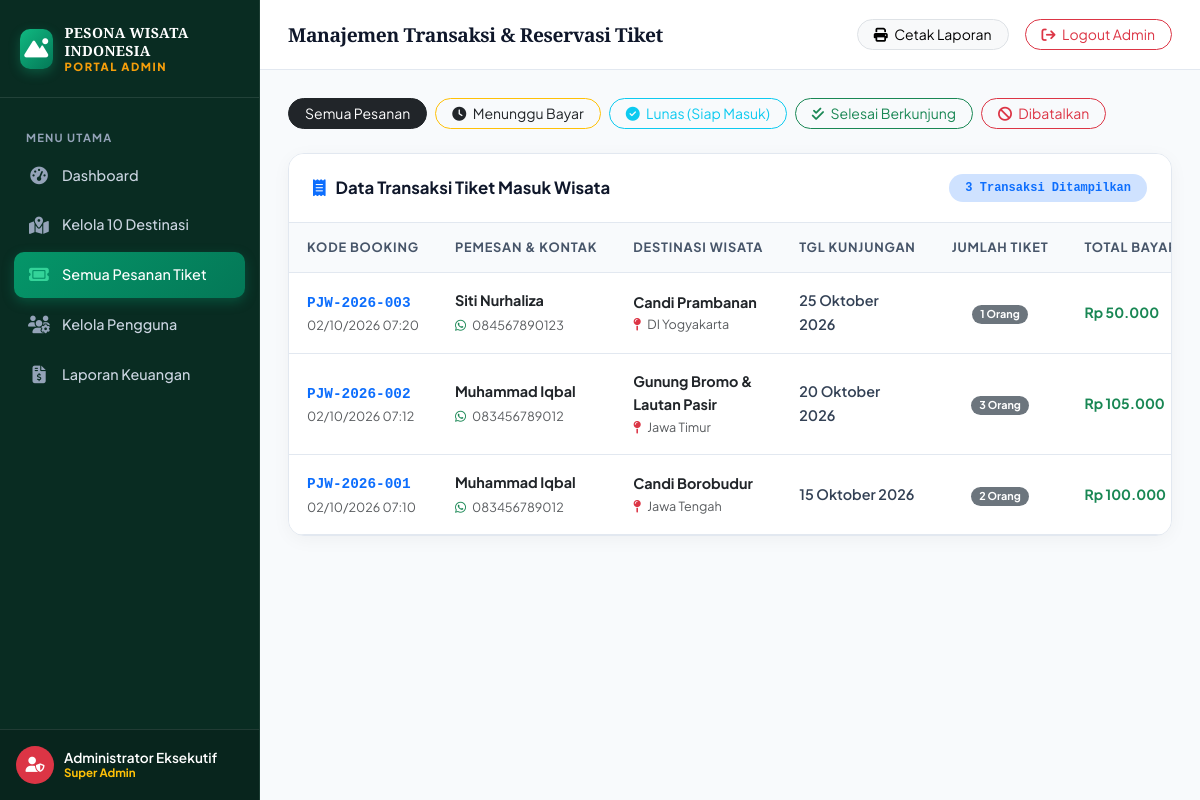
Screenshot of /admin/pesanan.php (signed in) with the database file from the repository.
### tables this page shows
CREATE TABLE `pemesanan_tiket` (
  `id` INT(11) NOT NULL AUTO_INCREMENT,
  `kode_booking` VARCHAR(30) NOT NULL,
  `user_id` INT(11) NOT NULL,
  `destinasi_id` INT(11) NOT NULL,
  `tanggal_kunjungan` DATE NOT NULL,
  `jumlah_tiket` INT(11) NOT NULL DEFAULT 1,
  `harga_satuan` DECIMAL(12,2) NOT NULL,
  `total_harga` DECIMAL(12,2) NOT NULL,
  `status_pemesanan` ENUM('menunggu_pembayaran', 'lunas', 'selesai', 'dibatalkan') DEFAULT 'menunggu_pembayaran',
  `status_checkin` ENUM('belum', 'sudah') DEFAULT 'belum',
  `waktu_checkin` DATETIME DEFAULT NULL,
  `catatan` TEXT,
  `created_at` DATETIME DEFAULT CURRENT_TIMESTAMP,
  PRIMARY KEY (`id`),
  UNIQUE KEY `idx_booking_code` (`kode_booking`),
  KEY `fk_pesanan_user` (`user_id`),
  KEY `fk_pesanan_destinasi` (`destinasi_id`),
  CONSTRAINT `fk_pesanan_destinasi` FOREIGN KEY (`destinasi_id`) REFERENCES `destinasi` (`id`) ON DELETE CASCADE,
  CONSTRAINT `fk_pesanan_user` FOREIGN KEY (`user_id`) REFERENCES `users` (`id`) ON DELETE CASCADE
);

CREATE TABLE `users` (
  `id` INT(11) NOT NULL AUTO_INCREMENT,
  `nama_lengkap` VARCHAR(100) NOT NULL,
  `email` VARCHAR(100) NOT NULL,
  `username` VARCHAR(50) NOT NULL,
  `password` VARCHAR(255) NOT NULL,
  `no_telp` VARCHAR(20) DEFAULT NULL,
  `alamat` TEXT,
  `role` ENUM('admin', 'petugas', 'pengunjung') NOT NULL DEFAULT 'pengunjung',
  `foto` VARCHAR(255) DEFAULT 'assets/images/avatar-default.png',
  `status_aktif` TINYINT(1) DEFAULT 1,
  `created_at` DATETIME DEFAULT CURRENT_TIMESTAMP,
  PRIMARY KEY (`id`),
  UNIQUE KEY `idx_users_email` (`email`),
  UNIQUE KEY `idx_users_username` (`username`)
);

CREATE TABLE `destinasi` (
  `id` INT(11) NOT NULL AUTO_INCREMENT,
  `provinsi_id` INT(11) NOT NULL,
  `kategori_id` INT(11) NOT NULL,
  `nama_destinasi` VARCHAR(150) NOT NULL,
  `slug` VARCHAR(150) NOT NULL,
  `ringkasan` VARCHAR(255) NOT NULL,
  `deskripsi_lengkap` LONGTEXT NOT NULL,
  `lokasi_spesifik` VARCHAR(255) NOT NULL,
  `harga_tiket` DECIMAL(12,2) NOT NULL DEFAULT 0.00,
  `jam_buka` VARCHAR(20) DEFAULT '08:00',
  `jam_tutup` VARCHAR(20) DEFAULT '17:00',
  `rating` DECIMAL(3,2) DEFAULT 4.80,
  `jumlah_ulasan` INT(11) DEFAULT 0,
  `kuota_harian` INT(11) DEFAULT 500,
  `gambar_utama` VARCHAR(255) NOT NULL,
  `status` ENUM('aktif', 'pemeliharaan', 'tutup') DEFAULT 'aktif',
  `is_populer` TINYINT(1) DEFAULT 1,
  `created_at` DATETIME DEFAULT CURRENT_TIMESTAMP,
  PRIMARY KEY (`id`),
  UNIQUE KEY `idx_destinasi_slug` (`slug`),
  KEY `fk_destinasi_provinsi` (`provinsi_id`),
  KEY `fk_destinasi_kategori` (`kategori_id`),
  CONSTRAINT `fk_destinasi_kategori` FOREIGN KEY (`kategori_id`) REFERENCES `kategori_wisata` (`id`) ON DELETE CASCADE,
  CONSTRAINT `fk_destinasi_provinsi` FOREIGN KEY (`provinsi_id`) REFERENCES `provinsi` (`id`) ON DELETE CASCADE
);

CREATE TABLE `provinsi` (
  `id` INT(11) NOT NULL AUTO_INCREMENT,
  `nama_provinsi` VARCHAR(100) NOT NULL,
  `slug` VARCHAR(100) NOT NULL,
  `ibu_kota` VARCHAR(100) NOT NULL,
  `deskripsi` TEXT,
  `foto_banner` VARCHAR(255) DEFAULT NULL,
  PRIMARY KEY (`id`),
  UNIQUE KEY `idx_provinsi_slug` (`slug`)
);

### koneksi.php (called while the page is built, shortened)
<?php
function rupiah($angka) {
    return 'Rp ' . number_format((float)$angka, 0, ',', '.');
}
function tanggal_indo($tanggal) {
    $bulan = [
        1 => 'Januari', 'Februari', 'Maret', 'April', 'Mei', 'Juni',
        'Juli', 'Agustus', 'September', 'Oktober', 'November', 'Desember'
    ];
    $timestamp = strtotime($tanggal);
    $d = date('d', $timestamp);
    $m = (int)date('m', $timestamp);
    $y = date('Y', $timestamp);
    return $d . ' ' . ($bulan[$m] ?? '') . ' ' . $y;
}
function sanitize($conn, $data) {
    return mysqli_real_escape_string($conn, trim($data));
}
function get_current_tab_id() {
    $tab = $_GET['tab'] ?? $_POST['tab'] ?? $_COOKIE['wisata_active_tab'] ?? null;
    if ($tab && preg_match('/^[a-zA-Z0-9_\-]+$/', $tab)) {
        return $tab;
    }
    return null;
}
function get_current_portal_role() {
    $script = str_replace('\\', '/', ($_SERVER['PHP_SELF'] ?? '') . ' ' . ($_SERVER['SCRIPT_NAME'] ?? ''));
    if (strpos($script, '/admin/') !== false) {
        return 'admin';
    } elseif (strpos($script, '/petugas/') !== false) {
        return 'petugas';
    } elseif (strpos($script, '/pengunjung/') !== false) {
        return 'pengunjung';
    }
    return null;
}
function auth_user($context_role = null) {
    if (!$context_role) {
        $context_role = get_current_portal_role();
    }
    $tab_id = get_current_tab_id();
    if ($tab_id && isset($_SESSION['tabs'][$tab_id]) && is_array($_SESSION['tabs'][$tab_id])) {
        $tab_user = $_SESSION['tabs'][$tab_id];
        if (!$context_role || $tab_user['role'] === $context_role) {
            return $tab_user;
        }
    }
    return null;
}

### admin/pesanan.php (the view, shortened to what this page needs)
<?php
require_once __DIR__ . '/../koneksi.php';
$user = auth_user();
$filter_status = sanitize($conn, $_GET['status'] ?? 'all');
$where_clause = "";
$pesanan_query = mysqli_query($conn, "SELECT p.*, u.nama_lengkap as nama_pemesan, u.email, u.no_telp, d.nama_destinasi, pr.nama_provinsi
                                      FROM pemesanan_tiket p
                                      JOIN users u ON p.user_id = u.id
                                      JOIN destinasi d ON p.destinasi_id = d.id
                                      LEFT JOIN provinsi pr ON d.provinsi_id = pr.id
                                      {$where_clause}
                                      ORDER BY p.id DESC");
?>
<!DOCTYPE html>
<html lang="id">
<head>
  <link href="https://cdn.jsdelivr.net/npm/bootstrap@5.3.2/dist/css/bootstrap.min.css" rel="stylesheet">
  <link rel="stylesheet" href="https://cdnjs.cloudflare.com/ajax/libs/font-awesome/6.4.2/css/all.min.css">
  <link rel="stylesheet" href="../assets/css/style.css">
  <link rel="stylesheet" href="../assets/css/dashboard.css">
</head>
<body class="dashboard-body">
<div class="dashboard-layout">
  <aside class="dashboard-sidebar">
    <a href="../index.php" class="sidebar-brand">
      <div class="sidebar-brand-icon">
        <i class="fas fa-mountain-sun"></i>
      </div>
      <div class="sidebar-brand-title">
        PESONA WISATA INDONESIA
        <small>Portal Admin</small>
      </div>
    </a>
    <ul class="sidebar-menu">
      <li class="sidebar-heading">Menu Utama</li>
      <li class="sidebar-item">
        <a href="index.php" class="sidebar-link">
          <i class="fas fa-gauge-high"></i> Dashboard
        </a>
      </li>
      <li class="sidebar-item">
        <a href="destinasi.php" class="sidebar-link">
          <i class="fas fa-map-location-dot"></i> Kelola 10 Destinasi
        </a>
      </li>
      <li class="sidebar-item">
        <a href="pesanan.php" class="sidebar-link active">
          <i class="fas fa-ticket"></i> Semua Pesanan Tiket
        </a>
      </li>
      <li class="sidebar-item">
        <a href="users.php" class="sidebar-link">
          <i class="fas fa-users-gear"></i> Kelola Pengguna
        </a>
      </li>
      <li class="sidebar-item">
        <a href="laporan.php" class="sidebar-link">
          <i class="fas fa-file-invoice-dollar"></i> Laporan Keuangan
        </a>
      </li>
    </ul>
    <div class="sidebar-footer">
      <div class="user-mini-card">
        <div class="user-mini-avatar bg-danger">
          <i class="fas fa-user-shield"></i>
        </div>
        <div class="user-mini-info">
          <div class="user-mini-name"><?= htmlspecialchars($user['nama']); ?></div>
          <div class="user-mini-role text-warning fw-bold">Super Admin</div>
        </div>
      </div>
    </div>
  </aside>
  <main class="dashboard-main">
    <header class="dashboard-topbar">
      <div class="topbar-left">
        <h2 class="topbar-title">Manajemen Transaksi & Reservasi Tiket</h2>
      </div>
      <div class="topbar-right">
        <a href="laporan.php" class="btn btn-light border btn-sm rounded-pill px-3">
          <i class="fas fa-print me-1"></i> Cetak Laporan
        </a>
        <a href="../logout.php?role=admin" class="btn btn-outline-danger btn-sm rounded-pill px-3">
          <i class="fas fa-arrow-right-from-bracket me-1"></i> Logout Admin
        </a>
      </div>
    </header>
    <div class="dashboard-container">
      <div class="d-flex flex-wrap gap-2 mb-4">
        <a href="pesanan.php?status=all" class="btn btn-sm <?= ($filter_status === 'all') ? 'btn-dark' : 'btn-outline-secondary'; ?> rounded-pill px-3">
          Semua Pesanan
        </a>
        <a href="pesanan.php?status=menunggu_pembayaran" class="btn btn-sm <?= ($filter_status === 'menunggu_pembayaran') ? 'btn-warning text-dark' : 'btn-outline-warning text-dark'; ?> rounded-pill px-3">
          <i class="fas fa-clock me-1"></i> Menunggu Bayar
        </a>
        <a href="pesanan.php?status=lunas" class="btn btn-sm <?= ($filter_status === 'lunas') ? 'btn-info text-white' : 'btn-outline-info'; ?> rounded-pill px-3">
          <i class="fas fa-check-circle me-1"></i> Lunas (Siap Masuk)
        </a>
        <a href="pesanan.php?status=selesai" class="btn btn-sm <?= ($filter_status === 'selesai') ? 'btn-success' : 'btn-outline-success'; ?> rounded-pill px-3">
          <i class="fas fa-check-double me-1"></i> Selesai Berkunjung
        </a>
        <a href="pesanan.php?status=dibatalkan" class="btn btn-sm <?= ($filter_status === 'dibatalkan') ? 'btn-danger' : 'btn-outline-danger'; ?> rounded-pill px-3">
          <i class="fas fa-ban me-1"></i> Dibatalkan
        </a>
      </div>
      <div class="card-luxury">
        <div class="card-luxury-header">
          <h5 class="card-luxury-title">
            <i class="fas fa-receipt text-primary"></i> Data Transaksi Tiket Masuk Wisata
          </h5>
          <span class="badge bg-primary-subtle text-primary px-3 py-2 rounded-pill font-monospace">
            <?= mysqli_num_rows($pesanan_query); ?> Transaksi Ditampilkan
          </span>
        </div>
        <div class="table-responsive">
          <table class="table table-luxury">
            <thead>
              <tr>
                <th>Kode Booking</th>
                <th>Pemesan & Kontak</th>
                <th>Destinasi Wisata</th>
                <th>Tgl Kunjungan</th>
                <th>Jumlah Tiket</th>
                <th>Total Bayar</th>
              </tr>
            </thead>
            <tbody>
              <?php if ($pesanan_query && mysqli_num_rows($pesanan_query) > 0): ?>
                <?php while ($p = mysqli_fetch_assoc($pesanan_query)): ?>
                  <tr>
                    <td>
                      <span class="font-monospace fw-bold text-primary"><?= htmlspecialchars($p['kode_booking']); ?></span>
                      <small class="d-block text-muted"><?= date('d/m/Y H:i', strtotime($p['created_at'])); ?></small>
                    </td>
                    <td>
                      <strong class="d-block text-dark"><?= htmlspecialchars($p['nama_pemesan']); ?></strong>
                      <small class="text-muted"><i class="fab fa-whatsapp text-success me-1"></i> <?= htmlspecialchars($p['no_telp'] ?: '-'); ?></small>
                    </td>
                    <td>
                      <strong class="text-dark"><?= htmlspecialchars($p['nama_destinasi']); ?></strong>
                      <small class="d-block text-muted"><i class="fas fa-map-pin text-danger me-1"></i> <?= htmlspecialchars($p['nama_provinsi']); ?></small>
                    </td>
                    <td>
                      <span class="fw-semibold"><?= tanggal_indo($p['tanggal_kunjungan']); ?></span>
                    </td>
                    <td class="text-center">
                      <span class="badge bg-secondary rounded-pill px-2 py-1"><?= $p['jumlah_tiket']; ?> Orang</span>
                    </td>
                    <td class="fw-bold text-success fs-7">
                      <?= rupiah($p['total_harga']); ?>
                    </td>
                  </tr>
                <?php endwhile; ?>
              <?php else: ?>
                <tr>
                  <td colspan="8" class="text-center py-4 text-muted">Tidak ada data pesanan tiket yang sesuai.</td>
                </tr>
              <?php endif; ?>
            </tbody>
          </table>
        </div>
      </div>
    </div>
  </main>
</div>
</body>
</html>

### assets/css/style.css (style rules this page uses)
:root { --primary: #064e3b; --primary-dark: #022c22; --primary-light: #059669; --primary-glow: rgba(5, 150, 105, 0.25); --primary-soft: #ecfdf5; --secondary: #b45309; --secondary-light: #d97706; --secondary-gold: #f59e0b; --secondary-glow: rgba(245, 158, 11, 0.25); --dark: #09131f; --dark-surface: #0f172a; --dark-card: #1e293b; --muted: #64748b; --border: #e2e8f0; --border-light: rgba(255, 255, 255, 0.15); --bg-soft: #f8fafc; --bg-gradient: linear-gradient(135deg, #022c22 0%, #064e3b 50%, #047857 100%); --gold-gradient: linear-gradient(135deg, #b45309 0%, #d97706 50%, #f59e0b 100%); --glass-bg: rgba(255, 255, 255, 0.85); --glass-border: rgba(255, 255, 255, 0.6); --glass-dark: rgba(15, 23, 42, 0.75); --shadow-sm: 0 4px 6px -1px rgba(0, 0, 0, 0.05); --shadow-md: 0 10px 25px -5px rgba(0, 0, 0, 0.08), 0 8px 10px -6px rgba(0, 0, 0, 0.04); --shadow-xl: 0 20px 45px -12px rgba(6, 78, 59, 0.18); --shadow-gold: 0 12px 30px -5px rgba(217, 119, 6, 0.35); --radius-sm: 10px; --radius-md: 16px; --radius-lg: 24px; --radius-full: 9999px; --font-serif: 'Cinzel', serif; --font-display: 'Playfair Display', serif; --font-sans: 'Plus Jakarta Sans', sans-serif; --transition: all 0.35s cubic-bezier(0.4, 0, 0.2, 1); }
* { margin: 0; padding: 0; box-sizing: border-box; }
html { scroll-behavior: smooth; }
body { font-family: var(--font-sans); background-color: var(--bg-soft); color: #1e293b; line-height: 1.65; overflow-x: hidden; -webkit-font-smoothing: antialiased; }
h1, h2, h3, .font-serif { font-family: var(--font-serif); letter-spacing: -0.02em; }
.fs-7 { font-size: 0.875rem !important; }

### rows the page displays
pemesanan_tiket: kode_booking "PJW-2026-003", created_at "02/10/2026 07:20", user.nama_lengkap "Siti Nurhaliza", user.no_telp "084567890123", destinasi.nama_destinasi "Candi Prambanan", provinsi.nama_provinsi "DI Yogyakarta", tanggal_kunjungan "25 Oktober 2026", jumlah_tiket "1", total_harga "Rp 50.000"
pemesanan_tiket: kode_booking "PJW-2026-002", created_at "02/10/2026 07:12", user.nama_lengkap "Muhammad Iqbal", user.no_telp "083456789012", destinasi.nama_destinasi "Gunung Bromo & Lautan Pasir", provinsi.nama_provinsi "Jawa Timur", tanggal_kunjungan "20 Oktober 2026", jumlah_tiket "3", total_harga "Rp 105.000"
pemesanan_tiket: kode_booking "PJW-2026-001", created_at "02/10/2026 07:10", user.nama_lengkap "Muhammad Iqbal", user.no_telp "083456789012", destinasi.nama_destinasi "Candi Borobudur", provinsi.nama_provinsi "Jawa Tengah", tanggal_kunjungan "15 Oktober 2026", jumlah_tiket "2", total_harga "Rp 100.000"

### other values shown
$user['nama'] "Administrator Eksekutif"
mysqli_num_rows($pesanan_query) "3"
